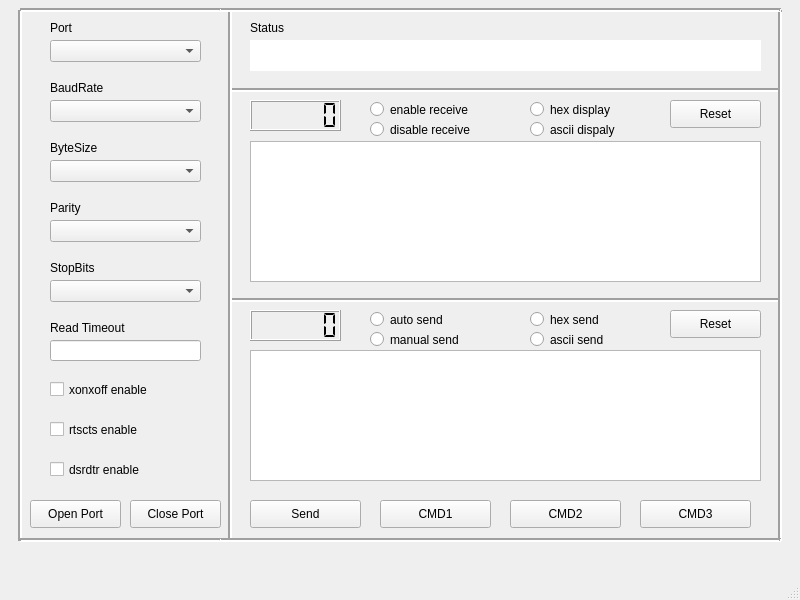
<?xml version="1.0" encoding="UTF-8"?>
<ui version="4.0">
 <class>MainWindow</class>
 <widget class="QMainWindow" name="MainWindow">
  <property name="geometry">
   <rect>
    <x>0</x>
    <y>0</y>
    <width>800</width>
    <height>600</height>
   </rect>
  </property>
  <property name="windowTitle">
   <string>MainWindow</string>
  </property>
  <widget class="QWidget" name="centralwidget">
   <widget class="QTextBrowser" name="textBrowser_receive">
    <property name="geometry">
     <rect>
      <x>250</x>
      <y>141</y>
      <width>511</width>
      <height>141</height>
     </rect>
    </property>
   </widget>
   <widget class="QTextEdit" name="textEdit_transmit">
    <property name="geometry">
     <rect>
      <x>250</x>
      <y>350</y>
      <width>511</width>
      <height>131</height>
     </rect>
    </property>
   </widget>
   <widget class="QLCDNumber" name="lcdNumber_rx">
    <property name="geometry">
     <rect>
      <x>250</x>
      <y>100</y>
      <width>91</width>
      <height>31</height>
     </rect>
    </property>
    <property name="digitCount">
     <number>6</number>
    </property>
    <property name="segmentStyle">
     <enum>QLCDNumber::Flat</enum>
    </property>
   </widget>
   <widget class="QLCDNumber" name="lcdNumber_tx">
    <property name="geometry">
     <rect>
      <x>250</x>
      <y>310</y>
      <width>91</width>
      <height>31</height>
     </rect>
    </property>
    <property name="frameShape">
     <enum>QFrame::Box</enum>
    </property>
    <property name="digitCount">
     <number>6</number>
    </property>
    <property name="segmentStyle">
     <enum>QLCDNumber::Flat</enum>
    </property>
   </widget>
   <widget class="QTextBrowser" name="textBrowser_status">
    <property name="geometry">
     <rect>
      <x>250</x>
      <y>40</y>
      <width>511</width>
      <height>31</height>
     </rect>
    </property>
    <property name="frameShape">
     <enum>QFrame::NoFrame</enum>
    </property>
    <property name="lineWidth">
     <number>0</number>
    </property>
   </widget>
   <widget class="QPushButton" name="pushButton_send">
    <property name="geometry">
     <rect>
      <x>250</x>
      <y>500</y>
      <width>111</width>
      <height>28</height>
     </rect>
    </property>
    <property name="text">
     <string>Send</string>
    </property>
   </widget>
   <widget class="QPushButton" name="pushButton_cmd1">
    <property name="geometry">
     <rect>
      <x>380</x>
      <y>500</y>
      <width>111</width>
      <height>28</height>
     </rect>
    </property>
    <property name="text">
     <string>CMD1</string>
    </property>
   </widget>
   <widget class="QPushButton" name="pushButton_cmd2">
    <property name="geometry">
     <rect>
      <x>510</x>
      <y>500</y>
      <width>111</width>
      <height>28</height>
     </rect>
    </property>
    <property name="text">
     <string>CMD2</string>
    </property>
   </widget>
   <widget class="QPushButton" name="pushButton_cmd3">
    <property name="geometry">
     <rect>
      <x>640</x>
      <y>500</y>
      <width>111</width>
      <height>28</height>
     </rect>
    </property>
    <property name="text">
     <string>CMD3</string>
    </property>
   </widget>
   <widget class="QLabel" name="label_9">
    <property name="geometry">
     <rect>
      <x>250</x>
      <y>20</y>
      <width>72</width>
      <height>15</height>
     </rect>
    </property>
    <property name="text">
     <string>Status</string>
    </property>
   </widget>
   <widget class="QPushButton" name="pushButton_reset_rx">
    <property name="geometry">
     <rect>
      <x>670</x>
      <y>100</y>
      <width>91</width>
      <height>28</height>
     </rect>
    </property>
    <property name="text">
     <string>Reset</string>
    </property>
   </widget>
   <widget class="QPushButton" name="pushButton_reset_tx">
    <property name="geometry">
     <rect>
      <x>670</x>
      <y>310</y>
      <width>91</width>
      <height>28</height>
     </rect>
    </property>
    <property name="text">
     <string>Reset</string>
    </property>
   </widget>
   <widget class="Line" name="line">
    <property name="geometry">
     <rect>
      <x>230</x>
      <y>80</y>
      <width>551</width>
      <height>20</height>
     </rect>
    </property>
    <property name="lineWidth">
     <number>2</number>
    </property>
    <property name="orientation">
     <enum>Qt::Horizontal</enum>
    </property>
   </widget>
   <widget class="Line" name="line_2">
    <property name="geometry">
     <rect>
      <x>230</x>
      <y>290</y>
      <width>551</width>
      <height>20</height>
     </rect>
    </property>
    <property name="lineWidth">
     <number>2</number>
    </property>
    <property name="orientation">
     <enum>Qt::Horizontal</enum>
    </property>
   </widget>
   <widget class="Line" name="line_3">
    <property name="geometry">
     <rect>
      <x>220</x>
      <y>10</y>
      <width>20</width>
      <height>531</height>
     </rect>
    </property>
    <property name="lineWidth">
     <number>2</number>
    </property>
    <property name="orientation">
     <enum>Qt::Vertical</enum>
    </property>
   </widget>
   <widget class="QCheckBox" name="checkBox_rtscts">
    <property name="geometry">
     <rect>
      <x>50</x>
      <y>420</y>
      <width>151</width>
      <height>19</height>
     </rect>
    </property>
    <property name="text">
     <string>rtscts enable </string>
    </property>
   </widget>
   <widget class="QLabel" name="label_6">
    <property name="geometry">
     <rect>
      <x>50</x>
      <y>320</y>
      <width>91</width>
      <height>16</height>
     </rect>
    </property>
    <property name="text">
     <string>Read Timeout</string>
    </property>
   </widget>
   <widget class="QLabel" name="label">
    <property name="geometry">
     <rect>
      <x>50</x>
      <y>20</y>
      <width>72</width>
      <height>15</height>
     </rect>
    </property>
    <property name="text">
     <string>Port</string>
    </property>
   </widget>
   <widget class="QComboBox" name="comboBox_stopbits">
    <property name="geometry">
     <rect>
      <x>50</x>
      <y>280</y>
      <width>151</width>
      <height>22</height>
     </rect>
    </property>
   </widget>
   <widget class="QComboBox" name="comboBox_baudrate">
    <property name="geometry">
     <rect>
      <x>50</x>
      <y>100</y>
      <width>151</width>
      <height>22</height>
     </rect>
    </property>
   </widget>
   <widget class="QCheckBox" name="checkBox_dsrdtr">
    <property name="geometry">
     <rect>
      <x>50</x>
      <y>460</y>
      <width>141</width>
      <height>19</height>
     </rect>
    </property>
    <property name="text">
     <string>dsrdtr enable </string>
    </property>
   </widget>
   <widget class="QLabel" name="label_2">
    <property name="geometry">
     <rect>
      <x>50</x>
      <y>80</y>
      <width>72</width>
      <height>15</height>
     </rect>
    </property>
    <property name="text">
     <string>BaudRate</string>
    </property>
   </widget>
   <widget class="QCheckBox" name="checkBox_xonxoff">
    <property name="geometry">
     <rect>
      <x>50</x>
      <y>380</y>
      <width>151</width>
      <height>19</height>
     </rect>
    </property>
    <property name="text">
     <string>xonxoff enable</string>
    </property>
   </widget>
   <widget class="QLabel" name="label_5">
    <property name="geometry">
     <rect>
      <x>50</x>
      <y>260</y>
      <width>72</width>
      <height>15</height>
     </rect>
    </property>
    <property name="text">
     <string>StopBits</string>
    </property>
   </widget>
   <widget class="QPushButton" name="pushButton_openport">
    <property name="geometry">
     <rect>
      <x>30</x>
      <y>500</y>
      <width>91</width>
      <height>28</height>
     </rect>
    </property>
    <property name="text">
     <string>Open Port</string>
    </property>
   </widget>
   <widget class="QLabel" name="label_4">
    <property name="geometry">
     <rect>
      <x>50</x>
      <y>200</y>
      <width>72</width>
      <height>15</height>
     </rect>
    </property>
    <property name="text">
     <string>Parity</string>
    </property>
   </widget>
   <widget class="QComboBox" name="comboBox_port">
    <property name="geometry">
     <rect>
      <x>50</x>
      <y>40</y>
      <width>151</width>
      <height>22</height>
     </rect>
    </property>
   </widget>
   <widget class="QComboBox" name="comboBox_bytesize">
    <property name="geometry">
     <rect>
      <x>50</x>
      <y>160</y>
      <width>151</width>
      <height>22</height>
     </rect>
    </property>
   </widget>
   <widget class="QComboBox" name="comboBox_parity">
    <property name="geometry">
     <rect>
      <x>50</x>
      <y>220</y>
      <width>151</width>
      <height>22</height>
     </rect>
    </property>
   </widget>
   <widget class="QLabel" name="label_3">
    <property name="geometry">
     <rect>
      <x>50</x>
      <y>140</y>
      <width>72</width>
      <height>15</height>
     </rect>
    </property>
    <property name="text">
     <string>ByteSize</string>
    </property>
   </widget>
   <widget class="Line" name="line_4">
    <property name="geometry">
     <rect>
      <x>770</x>
      <y>10</y>
      <width>20</width>
      <height>531</height>
     </rect>
    </property>
    <property name="lineWidth">
     <number>2</number>
    </property>
    <property name="orientation">
     <enum>Qt::Vertical</enum>
    </property>
   </widget>
   <widget class="Line" name="line_5">
    <property name="geometry">
     <rect>
      <x>220</x>
      <y>530</y>
      <width>561</width>
      <height>20</height>
     </rect>
    </property>
    <property name="lineWidth">
     <number>2</number>
    </property>
    <property name="orientation">
     <enum>Qt::Horizontal</enum>
    </property>
   </widget>
   <widget class="Line" name="line_6">
    <property name="geometry">
     <rect>
      <x>220</x>
      <y>0</y>
      <width>561</width>
      <height>20</height>
     </rect>
    </property>
    <property name="lineWidth">
     <number>2</number>
    </property>
    <property name="orientation">
     <enum>Qt::Horizontal</enum>
    </property>
   </widget>
   <widget class="Line" name="line_7">
    <property name="geometry">
     <rect>
      <x>10</x>
      <y>10</y>
      <width>20</width>
      <height>531</height>
     </rect>
    </property>
    <property name="lineWidth">
     <number>2</number>
    </property>
    <property name="orientation">
     <enum>Qt::Vertical</enum>
    </property>
   </widget>
   <widget class="Line" name="line_8">
    <property name="geometry">
     <rect>
      <x>20</x>
      <y>0</y>
      <width>201</width>
      <height>20</height>
     </rect>
    </property>
    <property name="lineWidth">
     <number>2</number>
    </property>
    <property name="orientation">
     <enum>Qt::Horizontal</enum>
    </property>
   </widget>
   <widget class="Line" name="line_9">
    <property name="geometry">
     <rect>
      <x>20</x>
      <y>530</y>
      <width>201</width>
      <height>20</height>
     </rect>
    </property>
    <property name="lineWidth">
     <number>2</number>
    </property>
    <property name="orientation">
     <enum>Qt::Horizontal</enum>
    </property>
   </widget>
   <widget class="QLineEdit" name="lineEdit_timeout">
    <property name="geometry">
     <rect>
      <x>50</x>
      <y>340</y>
      <width>151</width>
      <height>21</height>
     </rect>
    </property>
    <property name="clearButtonEnabled">
     <bool>false</bool>
    </property>
   </widget>
   <widget class="QPushButton" name="pushButton_closeport">
    <property name="geometry">
     <rect>
      <x>130</x>
      <y>500</y>
      <width>91</width>
      <height>28</height>
     </rect>
    </property>
    <property name="text">
     <string>Close Port</string>
    </property>
   </widget>
   <widget class="QWidget" name="widget" native="true">
    <property name="geometry">
     <rect>
      <x>370</x>
      <y>100</y>
      <width>151</width>
      <height>41</height>
     </rect>
    </property>
    <widget class="QRadioButton" name="radioButton_enable_receive">
     <property name="geometry">
      <rect>
       <x>0</x>
       <y>0</y>
       <width>151</width>
       <height>19</height>
      </rect>
     </property>
     <property name="text">
      <string>enable receive</string>
     </property>
    </widget>
    <widget class="QRadioButton" name="radioButton_disable_receive">
     <property name="geometry">
      <rect>
       <x>0</x>
       <y>20</y>
       <width>151</width>
       <height>19</height>
      </rect>
     </property>
     <property name="text">
      <string>disable receive</string>
     </property>
    </widget>
    <zorder>line</zorder>
    <zorder>radioButton_enable_receive</zorder>
    <zorder>radioButton_disable_receive</zorder>
   </widget>
   <widget class="QWidget" name="widget_2" native="true">
    <property name="geometry">
     <rect>
      <x>370</x>
      <y>310</y>
      <width>120</width>
      <height>41</height>
     </rect>
    </property>
    <widget class="QRadioButton" name="radioButton_auto_send">
     <property name="geometry">
      <rect>
       <x>0</x>
       <y>0</y>
       <width>151</width>
       <height>19</height>
      </rect>
     </property>
     <property name="text">
      <string>auto send</string>
     </property>
    </widget>
    <widget class="QRadioButton" name="radioButton_manual_send">
     <property name="geometry">
      <rect>
       <x>0</x>
       <y>20</y>
       <width>151</width>
       <height>19</height>
      </rect>
     </property>
     <property name="text">
      <string>manual send</string>
     </property>
    </widget>
   </widget>
   <widget class="QWidget" name="widget_3" native="true">
    <property name="geometry">
     <rect>
      <x>530</x>
      <y>100</y>
      <width>131</width>
      <height>41</height>
     </rect>
    </property>
    <widget class="QRadioButton" name="radioButton_hex_display">
     <property name="geometry">
      <rect>
       <x>0</x>
       <y>0</y>
       <width>111</width>
       <height>19</height>
      </rect>
     </property>
     <property name="text">
      <string>hex display</string>
     </property>
    </widget>
    <widget class="QRadioButton" name="radioButton_ascii_display">
     <property name="geometry">
      <rect>
       <x>0</x>
       <y>20</y>
       <width>131</width>
       <height>19</height>
      </rect>
     </property>
     <property name="text">
      <string>ascii dispaly</string>
     </property>
    </widget>
   </widget>
   <widget class="QWidget" name="widget_4" native="true">
    <property name="geometry">
     <rect>
      <x>530</x>
      <y>310</y>
      <width>120</width>
      <height>41</height>
     </rect>
    </property>
    <widget class="QRadioButton" name="radioButton_hex_send">
     <property name="geometry">
      <rect>
       <x>0</x>
       <y>0</y>
       <width>131</width>
       <height>19</height>
      </rect>
     </property>
     <property name="text">
      <string>hex send</string>
     </property>
    </widget>
    <widget class="QRadioButton" name="radioButton_ascii_send">
     <property name="geometry">
      <rect>
       <x>0</x>
       <y>20</y>
       <width>131</width>
       <height>19</height>
      </rect>
     </property>
     <property name="text">
      <string>ascii send</string>
     </property>
    </widget>
    <zorder>radioButton_hex_send</zorder>
    <zorder>radioButton_ascii_send</zorder>
    <zorder>textEdit_transmit</zorder>
   </widget>
   <zorder>textEdit_transmit</zorder>
   <zorder>textBrowser_receive</zorder>
   <zorder>lcdNumber_rx</zorder>
   <zorder>lcdNumber_tx</zorder>
   <zorder>textBrowser_status</zorder>
   <zorder>pushButton_send</zorder>
   <zorder>pushButton_cmd1</zorder>
   <zorder>pushButton_cmd2</zorder>
   <zorder>pushButton_cmd3</zorder>
   <zorder>label_9</zorder>
   <zorder>pushButton_reset_rx</zorder>
   <zorder>pushButton_reset_tx</zorder>
   <zorder>line</zorder>
   <zorder>line_2</zorder>
   <zorder>line_3</zorder>
   <zorder>checkBox_rtscts</zorder>
   <zorder>label_6</zorder>
   <zorder>label</zorder>
   <zorder>comboBox_stopbits</zorder>
   <zorder>comboBox_baudrate</zorder>
   <zorder>checkBox_dsrdtr</zorder>
   <zorder>label_2</zorder>
   <zorder>checkBox_xonxoff</zorder>
   <zorder>label_5</zorder>
   <zorder>pushButton_openport</zorder>
   <zorder>label_4</zorder>
   <zorder>comboBox_port</zorder>
   <zorder>comboBox_bytesize</zorder>
   <zorder>comboBox_parity</zorder>
   <zorder>label_3</zorder>
   <zorder>line_4</zorder>
   <zorder>line_5</zorder>
   <zorder>line_6</zorder>
   <zorder>line_7</zorder>
   <zorder>line_8</zorder>
   <zorder>line_9</zorder>
   <zorder>lineEdit_timeout</zorder>
   <zorder>pushButton_closeport</zorder>
   <zorder>widget</zorder>
   <zorder>widget_2</zorder>
   <zorder>widget_3</zorder>
   <zorder>widget_4</zorder>
  </widget>
  <widget class="QMenuBar" name="menubar">
   <property name="geometry">
    <rect>
     <x>0</x>
     <y>0</y>
     <width>800</width>
     <height>26</height>
    </rect>
   </property>
  </widget>
  <widget class="QStatusBar" name="statusbar"/>
 </widget>
 <resources/>
 <connections/>
</ui>
